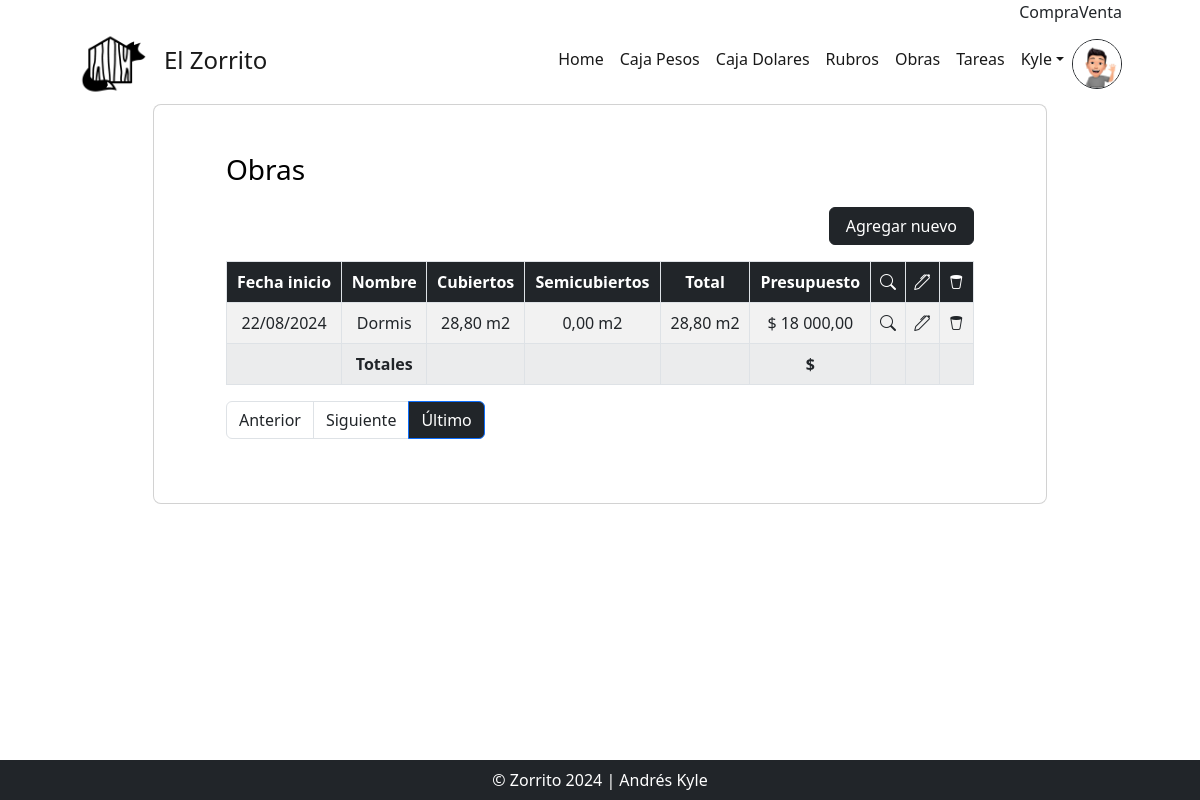
/obra_list/ (signed in), run on an earlier commit of the app's database.
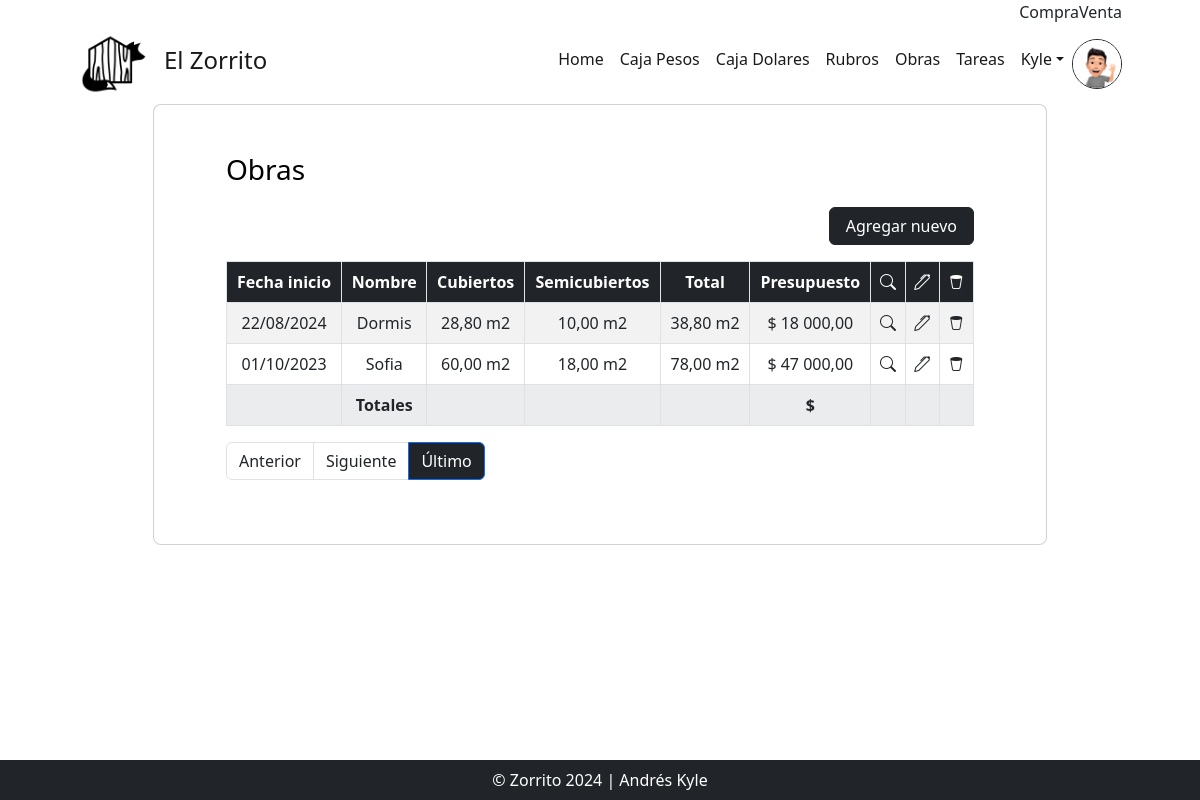
And on a later commit of the database.
### users/models.py (models this page shows, shortened)
class Imagen(models.Model):
    user = models.OneToOneField(User, on_delete=models.CASCADE, null=True)
    imagen = models.ImageField(upload_to='avatares', null=True, blank = True)

### AppZorro/models.py (models this page shows, shortened)
class Obra(models.Model):
    fecha_inicio = models.DateField(default=date.today)
    nombre = models.CharField(max_length=30)
    m2_cubiertos = models.FloatField(default=0.00)
    m2_semicubiertos = models.FloatField(default=0.00)
    m2_total = models.FloatField(default=0.00, editable=False)
    dias_estimados = models.IntegerField(default=30)
    presupuesto_inicial = models.FloatField()

### AppZorro/views.py (the view)
# urls.py: path('obra_list/', views.ObraListView.as_view(), name="Obras"),
class ObraListView(LoginRequiredMixin, ListView):
    model = Obra

### AppZorro/templates/AppZorro/Obra_list.html (shortened to what this page needs)
{% extends 'AppZorro/base.html' %}
{% load static %}
{% block main %}
<div class="row d-flex justify-content-center align-items-center h-50">
    <div class="col-xl-9">
        <div class="card rounded-3 text-black">
            <div class="card-body p-md-5 mx-md-4">
                <h3 class="mb-3 pb-1">Obras</h3>
                <div class="d-flex justify-content-end mb-3">
                    <a class="btn btn-dark px-3" type="button" href="{% url 'CrearObra' %}">Agregar nuevo</a>
                </div>
                <table class="text-center table table-striped table-bordered ">
                    <thead class="thead-primary">
                        <tr class="text-bg-dark p-3">
                            <th scope="col">Fecha inicio</th>
                            <th scope="col">Nombre</th>
                            <th scope="col">Cubiertos</th>
                            <th scope="col">Semicubiertos</th>
                            <th scope="col">Total</th>
                            <th scope="col">Presupuesto</th>
                            <th scope="col" class="bi bi-search"></th>
                            <th scope="col" class="bi bi-pen"></th>
                            <th scope="col" class="bi bi-trash2"></th>
                        </tr>
                    </thead>
                    <tbody>
                        {% for obra in object_list %}
                            <tr>
                                <td>{{ obra.fecha_inicio|date:"d/m/Y" }}</td>
                                <td>{{ obra.nombre }}</td>
                                <td>{{ obra.m2_cubiertos|floatformat:"2g" }} m2</td>
                                <td>{{ obra.m2_semicubiertos|floatformat:"2g" }} m2</td>
                                <td>{{ obra.m2_total|floatformat:"2g" }} m2</td>
                                <td>$ {{ obra.presupuesto_inicial|floatformat:"2g" }} </td>
                                <td><a class="bi bi-search text-dark" href="{% url 'DetalleObra' obra.id %}"></a></td>
                                <td><a class="bi bi-pen text-dark" href="{% url 'EditarObra' obra.id %}"></a></td>
                                <td><a class="bi bi-trash2 text-dark" href="{% url 'BorrarObra' obra.id %}"></a></td>
                            </tr>
                        {% empty %}
                            <tr><th><h6>Buuu... No hay obras.</h6></th></tr>
                            <th><h6>Que lindo seria para el Zorrito que ingrese algun pesito.</h6></th>
                        {% endfor %}
                    </tbody>
                    <tr class="text-bg-light">
                        <th scope="col"></th>
                        <th scope="col">Totales</th>
                        <th scope="col"></th>
                        <th scope="col">{{ suma_ingreso }}</th>
                        <th scope="col">{{ suma_egreso }}</th>
                        <th scope="col">$ {{ saldo_final }}</th>
                        <th scope="col"></th>
                        <th scope="col"></th>
                        <th scope="col"></th>
                    </tr>
                </table>
                <nav aria-label="paginas caja">
                    <ul class="pagination data-bs-theme=dark">
                        {% if page_obj.has_previous %}
                            <li class="page-item data-bs-theme="dark">
                                <a class="page-link text-dark" href="?page={{ page_obj.previous_page_number }}">Anterior</a>
                            </li>
                        {% else %}
                            <li class="page-item disabled">
                                <a class="page-link text-dark" href="">Anterior</a>
                            </li>
                        {% endif %}
                        {% if page_obj.has_next %}
                        <li class="page-item">
                            <a class="page-link text-dark" href="?page={{ page_obj.next_page_number }}">Siguiente</a>
                        </li>
                        {% else %}
                        <li class="page-item disabled">
                            <a class="page-link text-dark" href="">Siguiente</a>
                        </li>
                        {% endif %}
                        <li class="page-item active">
                            <a class="page-link text-bg-dark" href="?page={{ page_obj.paginator.num_pages }}">Último</a>
                        </li>
                    </ul>
                </nav>
            </div>
        </div>
    </div>
</div>
{% endblock main %}

### AppZorro/templates/AppZorro/base.html (shortened to what this page needs)
<!DOCTYPE html>
{% load static %}
<html lang="es">
    <head>
        <link href="https://cdn.jsdelivr.net/npm/bootstrap-icons@1.4.1/font/bootstrap-icons.css" rel="stylesheet" />
        <link href="{% static 'AppZorro/css/styles.css' %}" rel="stylesheet" />
    </head>
    <body class="h-100 bg-white ">
        <nav class="navbar navbar-expand-md p-0 navbar-success">
            <div class="container px-lg-5">
                <div class="collapse navbar-collapse" id="navbarSupportedContent">
                    <ul class="navbar-nav ms-auto mb-0 mb-lg-0">
                        <li class="nav-item">Compra {{dolar_compra}} </li>
                        <li class="nav-item">Venta {{dolar_venta}}</li>
                    </ul>
                </div>
            </div>
        </nav>
        <nav class="navbar navbar-expand-xl p-0 navbar-light navbar-gradient">
            <div class="container px-lg-5">
                <th><a class="navbar-brand" href="{% url 'Inicio' %}"><img src="{% static 'AppZorro/assets/img/logo.png' %}" alt="" height="70px"></a></th><a class="navbar-brand" href="{% url 'Inicio' %}"><h4 class="">El Zorrito</h4></a>
                <div class="collapse navbar-collapse" id="navbarSupportedContent">
                    <ul class="navbar-nav ms-auto mb-2 mb-lg-0">
                        <li class="nav-item"><a class="nav-link active" aria-current="page" href="{% url 'Inicio' %}">Home</a></li>
                        <li class="nav-item"><a class="nav-link active" aria-current="page" href="{% url 'Movimientos' %}">Caja Pesos</a></li>
                        <li class="nav-item"><a class="nav-link active" aria-current="page" href="{% url 'Dolares' %}">Caja Dolares</a></li>
                        <li class="nav-item"><a class="nav-link active" aria-current="page" href="{% url 'Rubros' %}">Rubros</a></li>
                        <li class="nav-item"><a class="nav-link active" aria-current="page" href="{% url 'Obras' %}">Obras</a></li>
                        <li class="nav-item"><a class="nav-link active" aria-current="page" href="{% url 'Tareas' %}">Tareas</a></li>
                        {% if request.user.is_authenticated %}
                            <li class="nav-item dropdown">
                            <a class="nav-link active dropdown-toggle" href="#" id="navbarDropdownMenuLink" data-bs-toggle="dropdown" aria-haspopup="true" aria-expanded="false">{{ request.user.username }}</a>
                            </li>
                            <img src="{{request.user.imagen.imagen.url}}" alt="" class="rounded-circle border border-dark" height="50px">
                        {% else %}
                        <li class="nav-item"><a class="nav-link active" href="{% url 'Login' %}">Acceder</a></li>
                        {% endif %}
                    </ul>
                </div>
            </div>
        </nav>
        {% block main %}
        {% endblock main %}
        <div class="fixed-bottom">
            <footer class="py-1 bg-dark">
                <div class="container"><p class="m-1 text-center text-white">&copy; Zorrito 2024 | Andrés Kyle</p></div>
            </footer>
        </div>
    </body>
</html>

What changed in the data, as far as the page shows it:
changed Obra "Dormis": m2_semicubiertos "0,00" → "10,00"; m2_total "28,80" → "38,80"
added Obra: fecha_inicio "01/10/2023", nombre "Sofia", m2_cubiertos "60,00", m2_semicubiertos "18,00", m2_total "78,00", presupuesto_inicial "47 000,00"
